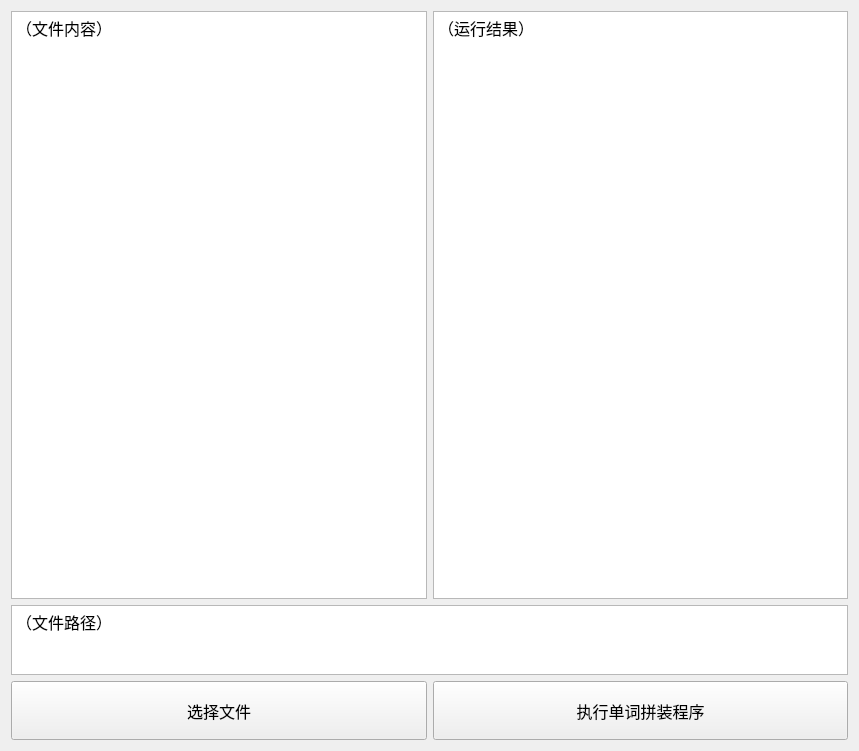
<?xml version="1.0" encoding="UTF-8"?>
<ui version="4.0">
 <class>Widget</class>
 <widget class="QWidget" name="Widget">
  <property name="geometry">
   <rect>
    <x>0</x>
    <y>0</y>
    <width>859</width>
    <height>751</height>
   </rect>
  </property>
  <property name="sizePolicy">
   <sizepolicy hsizetype="Expanding" vsizetype="Expanding">
    <horstretch>0</horstretch>
    <verstretch>0</verstretch>
   </sizepolicy>
  </property>
  <property name="windowTitle">
   <string>Widget</string>
  </property>
  <layout class="QVBoxLayout" name="verticalLayout">
   <item>
    <layout class="QVBoxLayout" name="layout" stretch="20,1,2">
     <item>
      <layout class="QHBoxLayout" name="layout_3">
       <item>
        <widget class="QTextBrowser" name="content">
         <property name="html">
          <string>&lt;!DOCTYPE HTML PUBLIC &quot;-//W3C//DTD HTML 4.0//EN&quot; &quot;http://www.w3.org/TR/REC-html40/strict.dtd&quot;&gt;
&lt;html&gt;&lt;head&gt;&lt;meta name=&quot;qrichtext&quot; content=&quot;1&quot; /&gt;&lt;style type=&quot;text/css&quot;&gt;
p, li { white-space: pre-wrap; }
&lt;/style&gt;&lt;/head&gt;&lt;body style=&quot; font-family:'SimSun'; font-size:9pt; font-weight:400; font-style:normal;&quot;&gt;
&lt;p style=&quot; margin-top:0px; margin-bottom:0px; margin-left:0px; margin-right:0px; -qt-block-indent:0; text-indent:0px;&quot;&gt;&lt;span style=&quot; font-size:12pt;&quot;&gt;（文件内容）&lt;/span&gt;&lt;/p&gt;&lt;/body&gt;&lt;/html&gt;</string>
         </property>
        </widget>
       </item>
       <item>
        <widget class="QTextBrowser" name="result">
         <property name="html">
          <string>&lt;!DOCTYPE HTML PUBLIC &quot;-//W3C//DTD HTML 4.0//EN&quot; &quot;http://www.w3.org/TR/REC-html40/strict.dtd&quot;&gt;
&lt;html&gt;&lt;head&gt;&lt;meta name=&quot;qrichtext&quot; content=&quot;1&quot; /&gt;&lt;style type=&quot;text/css&quot;&gt;
p, li { white-space: pre-wrap; }
&lt;/style&gt;&lt;/head&gt;&lt;body style=&quot; font-family:'SimSun'; font-size:9pt; font-weight:400; font-style:normal;&quot;&gt;
&lt;p style=&quot; margin-top:0px; margin-bottom:0px; margin-left:0px; margin-right:0px; -qt-block-indent:0; text-indent:0px;&quot;&gt;&lt;span style=&quot; font-size:12pt;&quot;&gt;（运行结果）&lt;/span&gt;&lt;/p&gt;&lt;/body&gt;&lt;/html&gt;</string>
         </property>
        </widget>
       </item>
      </layout>
     </item>
     <item>
      <widget class="QTextBrowser" name="path">
       <property name="html">
        <string>&lt;!DOCTYPE HTML PUBLIC &quot;-//W3C//DTD HTML 4.0//EN&quot; &quot;http://www.w3.org/TR/REC-html40/strict.dtd&quot;&gt;
&lt;html&gt;&lt;head&gt;&lt;meta name=&quot;qrichtext&quot; content=&quot;1&quot; /&gt;&lt;style type=&quot;text/css&quot;&gt;
p, li { white-space: pre-wrap; }
&lt;/style&gt;&lt;/head&gt;&lt;body style=&quot; font-family:'SimSun'; font-size:9pt; font-weight:400; font-style:normal;&quot;&gt;
&lt;p style=&quot; margin-top:0px; margin-bottom:0px; margin-left:0px; margin-right:0px; -qt-block-indent:0; text-indent:0px;&quot;&gt;&lt;span style=&quot; font-size:12pt;&quot;&gt;（文件路径）&lt;/span&gt;&lt;/p&gt;&lt;/body&gt;&lt;/html&gt;</string>
       </property>
      </widget>
     </item>
     <item>
      <layout class="QHBoxLayout" name="layout_2">
       <item>
        <widget class="QPushButton" name="choose_btn">
         <property name="sizePolicy">
          <sizepolicy hsizetype="Minimum" vsizetype="Ignored">
           <horstretch>0</horstretch>
           <verstretch>0</verstretch>
          </sizepolicy>
         </property>
         <property name="font">
          <font>
           <family>Agency FB</family>
           <pointsize>12</pointsize>
          </font>
         </property>
         <property name="text">
          <string>选择文件</string>
         </property>
        </widget>
       </item>
       <item>
        <widget class="QPushButton" name="run_btn">
         <property name="enabled">
          <bool>true</bool>
         </property>
         <property name="sizePolicy">
          <sizepolicy hsizetype="Minimum" vsizetype="Ignored">
           <horstretch>0</horstretch>
           <verstretch>0</verstretch>
          </sizepolicy>
         </property>
         <property name="font">
          <font>
           <family>Agency FB</family>
           <pointsize>12</pointsize>
          </font>
         </property>
         <property name="text">
          <string>执行单词拼装程序</string>
         </property>
        </widget>
       </item>
      </layout>
     </item>
    </layout>
   </item>
  </layout>
 </widget>
 <resources/>
 <connections/>
</ui>
